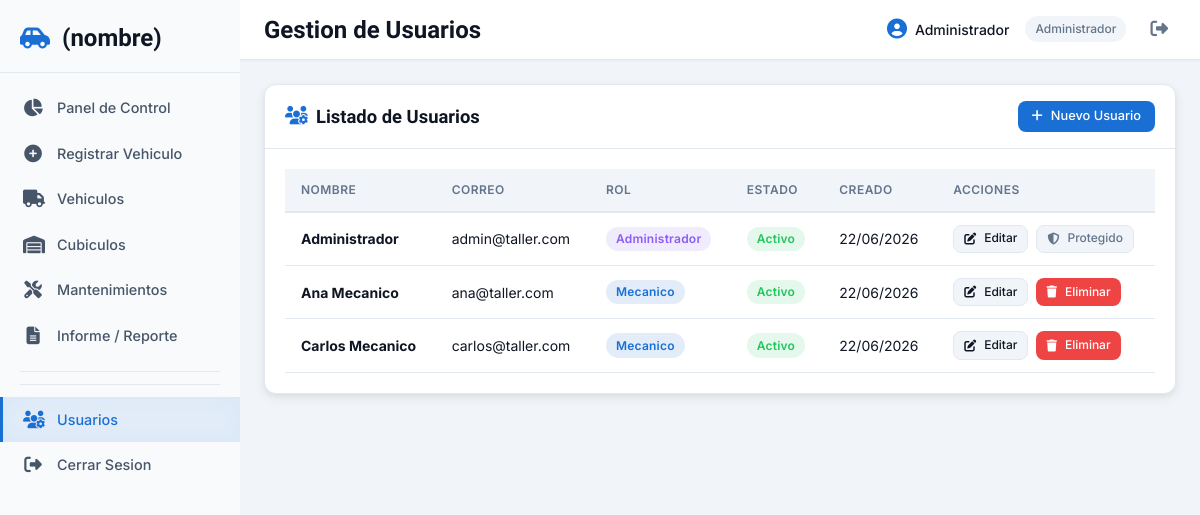
The page /usuarios/lista.php (signed in) on the database its author committed.
### tables this page shows
CREATE TABLE IF NOT EXISTS usuarios (
    id          INT UNSIGNED AUTO_INCREMENT PRIMARY KEY,
    nombre      VARCHAR(100) NOT NULL,
    email       VARCHAR(150) NOT NULL UNIQUE,
    password    VARCHAR(255) NOT NULL,
    rol         ENUM('admin','mecanico') NOT NULL DEFAULT 'mecanico',
    activo      TINYINT(1) NOT NULL DEFAULT 1,
    creado_en   TIMESTAMP DEFAULT CURRENT_TIMESTAMP
);

### clases/Usuario.php (called while the page is built, shortened)
<?php
class Usuario
{
    private int $id;
    private string $nombre;
    private string $email;
    private string $rol;
    private bool $activo;
    private string $creadoEn;
    public function __construct(array $datos = [])
    {
        if (!empty($datos)) {
            $this->id       = (int)($datos['id'] ?? 0);
            $this->nombre   = $datos['nombre'] ?? '';
            $this->email    = $datos['email'] ?? '';
            $this->rol      = $datos['rol'] ?? 'mecanico';
            $this->activo   = (bool)($datos['activo'] ?? true);
            $this->creadoEn = $datos['creado_en'] ?? '';
        }
    }
    public function getId(): int
    {
        return $this->id;
    }
    public function getNombre(): string
    {
        return $this->nombre;
    }
    public function getEmail(): string
    {
        return $this->email;
    }
    public function getRol(): string
    {
        return $this->rol;
    }
    public function estaActivo(): bool
    {
        return $this->activo;
    }
    public function getCreadoEn(): string
    {
        return $this->creadoEn;
    }
    public static function listarTodos(): array
    {
        $db = Database::getInstance();
        $stmt = $db->query('SELECT * FROM usuarios ORDER BY nombre ASC');
        $resultados = [];
        while ($fila = $stmt->fetch()) {
            $resultados[] = new self($fila);
        }
        return $resultados;
    }
}

### controllers/UsuarioController.php (called while the page is built, shortened)
<?php
require_once __DIR__ . '/../clases/Usuario.php';
class UsuarioController
{
    public function listar(): array
    {
        return Usuario::listarTodos();
    }
}

### usuarios/lista.php (the view, shortened to what this page needs)
<?php
$baseUrl = '/DS7-proyect';
require_once __DIR__ . '/../controllers/UsuarioController.php';
$usuarioCtrl = new UsuarioController();
$usuarios = $usuarioCtrl->listar();
require_once __DIR__ . '/../vistas/layout/header.php';
require_once __DIR__ . '/../vistas/layout/sidebar.php';
?>
    <main class="contenido-principal">
        <header class="header-superior">
            <h2 class="header-titulo">Gestion de Usuarios</h2>
            <div class="header-usuario">
                <span class="header-usuario-nombre">
                    <i class="fas fa-user-circle"></i>
                    <?php echo htmlspecialchars($_SESSION['nombre']); ?>
                </span>
                <span class="header-usuario-rol">
                    Administrador
                </span>
                <a href="<?php echo $baseUrl; ?>/logout.php" class="header-logout" title="Cerrar Sesion">
                    <i class="fas fa-right-from-bracket"></i>
                </a>
            </div>
        </header>
        <div class="contenido-interno">
            <div class="card">
                <div class="card-header">
                    <h3><i class="fas fa-users-cog"></i> Listado de Usuarios</h3>
                    <div class="card-acciones">
                        <a href="<?php echo $baseUrl; ?>/usuarios/formulario.php" class="btn btn-primario btn-sm">
                            <i class="fas fa-plus"></i>
                            Nuevo Usuario
                        </a>
                    </div>
                </div>
                <div class="card-body">
                    <?php if (empty($usuarios)): ?>
                        <p class="sin-datos">No hay usuarios registrados.</p>
                    <?php else: ?>
                        <div class="tabla-responsive">
                            <table class="tabla">
                                <thead>
                                    <tr>
                                        <th>Nombre</th>
                                        <th>Correo</th>
                                        <th>Rol</th>
                                        <th>Estado</th>
                                        <th>Creado</th>
                                        <th>Acciones</th>
                                    </tr>
                                </thead>
                                <tbody>
                                    <?php foreach ($usuarios as $u): ?>
                                        <?php $esAdminPrincipal = $u->getEmail() === 'admin@taller.com'; ?>
                                        <tr>
                                            <td>
                                                <strong><?php echo htmlspecialchars($u->getNombre()); ?></strong>
                                            </td>
                                            <td><?php echo htmlspecialchars($u->getEmail()); ?></td>
                                            <td>
                                                <span class="badge <?php echo $u->getRol() === 'admin' ? 'badge-pendiente' : 'badge-proceso'; ?>">
                                                    <?php echo $u->getRol() === 'admin' ? 'Administrador' : 'Mecanico'; ?>
                                                </span>
                                            </td>
                                            <td>
                                                <?php if ($u->estaActivo()): ?>
                                                    <span class="badge badge-completado">Activo</span>
                                                <?php else: ?>
                                                    <span class="badge badge-cancelado">Inactivo</span>
                                                <?php endif; ?>
                                            </td>
                                            <td>
                                                <?php echo $u->getCreadoEn() ? date('d/m/Y', strtotime($u->getCreadoEn())) : '-'; ?>
                                            </td>
                                            <td>
                                                <div style="display:flex;gap:0.5rem;">
                                                    <a href="<?php echo $baseUrl; ?>/usuarios/formulario.php?id=<?php echo $u->getId(); ?>" class="btn btn-secundario btn-xs">
                                                        <i class="fas fa-edit"></i>
                                                        Editar
                                                    </a>
                                                    <?php if ($esAdminPrincipal): ?>
                                                        <span class="btn btn-xs" style="background:var(--color-fondo-main);color:var(--color-texto-secundario);cursor:default;border:1px solid var(--color-borde);">
                                                            <i class="fas fa-shield-alt"></i>
                                                            Protegido
                                                        </span>
                                                    <?php else: ?>
                                                        <button type="button" class="btn btn-peligro btn-xs" onclick="confirmarEliminar(<?php echo $u->getId(); ?>, '<?php echo htmlspecialchars($u->getNombre(), ENT_QUOTES); ?>')">
                                                            <i class="fas fa-trash"></i>
                                                            Eliminar
                                                        </button>
                                                    <?php endif; ?>
                                                </div>
                                            </td>
                                        </tr>
                                    <?php endforeach; ?>
                                </tbody>
                            </table>
                        </div>
                    <?php endif; ?>
                </div>
            </div>
        </div>
    </main>
<?php require_once __DIR__ . '/../vistas/layout/footer.php'; ?>

### rows shown on the page
usuarios: nombre "Administrador", email "admin@taller.com", rol "Administrador", activo "Activo", creado_en "22/06/2026", shows "Protegido"
usuarios: nombre "Ana Mecanico", email "ana@taller.com", rol "Mecanico", activo "Activo", creado_en "22/06/2026"
usuarios: nombre "Carlos Mecanico", email "carlos@taller.com", rol "Mecanico", activo "Activo", creado_en "22/06/2026"

### other values the page prints
$_SESSION['nombre'] "Administrador"
